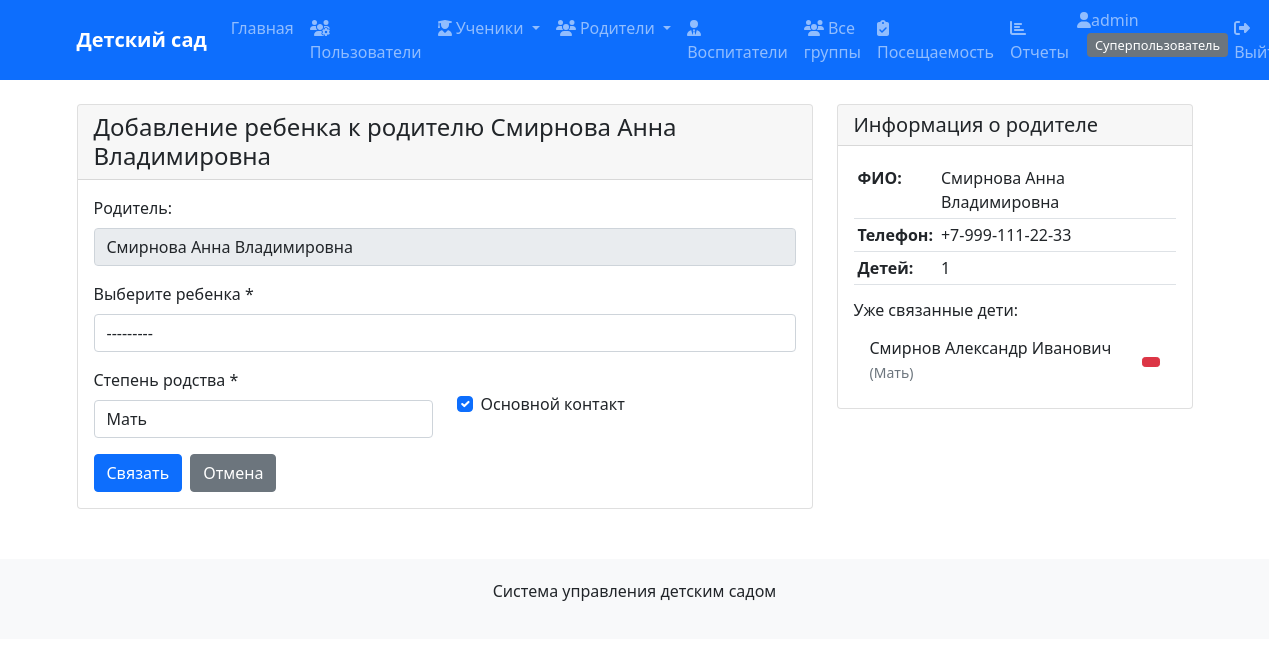
Screenshot of /parents/1/add-child/ (signed in) with the database file from the repository.
### kindergarten/models.py (models this page shows, shortened)
class Parent(models.Model):
    RELATIONSHIP_CHOICES = [
        ('Мать', 'Мать'),
        ('Отец', 'Отец'),
        ('Бабушка', 'Бабушка'),
        ('Дедушка', 'Дедушка'),
        ('Опекун', 'Опекун'),
        ('Другое', 'Другое'),
    ]
    parent_id = models.AutoField(primary_key=True)
    parent_fio = models.CharField(max_length=100, verbose_name='ФИО родителя', db_index=True)
    parent_number = models.CharField(max_length=20, verbose_name='Номер телефона', db_index=True)
    user = models.OneToOneField(User, on_delete=models.CASCADE, null=True, blank=True,
                               related_name='parent_profile')
    class Meta:
        verbose_name = 'Родитель'
        verbose_name_plural = 'Родители'
        indexes = [
            models.Index(fields=['parent_fio', 'parent_number']),
        ]

class Student(models.Model):
    student_id = models.AutoField(primary_key=True)
    student_fio = models.CharField(max_length=100, verbose_name='ФИО ученика', db_index=True)
    student_birthday = models.DateField(verbose_name='Дата рождения', db_index=True)
    student_gender = models.CharField(max_length=1, choices=[('М', 'Мужской'), ('Ж', 'Женский')],
                                     verbose_name='Пол')
    student_address = models.TextField(verbose_name='Адрес проживания', blank=True)
    student_date_in = models.DateField(verbose_name='Дата поступления', db_index=True)
    student_date_out = models.DateField(verbose_name='Дата выпуска', null=True, blank=True, db_index=True)
    group = models.ForeignKey(Group, on_delete=models.SET_NULL, null=True,
                             verbose_name='Группа')
    def age(self):
        today = date.today()
        born = self.student_birthday
        return today.year - born.year - ((today.month, today.day) < (born.month, born.day))
    def is_active(self):
        return self.student_date_out is None or self.student_date_out > date.today()
    def __str__(self):
        status = "Активен" if self.is_active() else "Выпущен"
        return f"{self.student_fio} ({self.age()} лет, {status})"
    class Meta:
        verbose_name = 'Ученик'
        verbose_name_plural = 'Ученики'
        indexes = [
            models.Index(fields=['group', 'student_date_out']),  # For active students in group
            models.Index(fields=['student_fio', 'student_birthday']),  # For search queries
        ]

class StudentParent(models.Model):
    student = models.ForeignKey(Student, on_delete=models.CASCADE, verbose_name='Ученик')
    parent = models.ForeignKey(Parent, on_delete=models.CASCADE, verbose_name='Родитель')
    relationship_type = models.CharField(max_length=20, choices=Parent.RELATIONSHIP_CHOICES,
                                        verbose_name='Степень родства')
    is_primary = models.BooleanField(default=True, verbose_name='Основной контакт')
    class Meta:
        verbose_name = 'Связь ученик-родитель'
        verbose_name_plural = 'Связи ученик-родитель'
        unique_together = ('student', 'parent')

### kindergarten/views.py (the view)
# urls.py: path('parents/<int:parent_id>/add-child/', views.add_child_to_parent, name='add_child_to_parent'),
@login_required
def add_child_to_parent(request, parent_id):
    parent = get_object_or_404(Parent, pk=parent_id)
    if request.method == 'POST':
        form = AddChildToParentForm(request.POST, initial={'parent': parent})
        if form.is_valid():
            student = form.cleaned_data['student']
            relationship_type = form.cleaned_data['relationship_type']
            is_primary = form.cleaned_data['is_primary']
            if not StudentParent.objects.filter(parent=parent, student=student).exists():
                StudentParent.objects.create(
                    parent=parent,
                    student=student,
                    relationship_type=relationship_type,
                    is_primary=is_primary
                )
                messages.success(request, f'Ребенок {student.student_fio} добавлен к родителю {parent.parent_fio}')
            else:
                messages.warning(request, 'Эта связь уже существует')
            return redirect('parent_detail', pk=parent_id)
    else:
        form = AddChildToParentForm(initial={'parent': parent})
    return render(request, 'kindergarten/add_child_to_parent.html', {
        'form': form,
        'parent': parent,
        'title': f'Добавление ребенка к родителю {parent.parent_fio}'
    })

### kindergarten/forms.py
class AddChildToParentForm(forms.Form):
    parent = forms.ModelChoiceField(
        queryset=Parent.objects.all(),
        label='Родитель',
        widget=forms.Select(attrs={'class': 'form-control'})
    )
    student = forms.ModelChoiceField(
        queryset=Student.objects.all(),
        label='Ребенок',
        widget=forms.Select(attrs={'class': 'form-control'})
    )
    relationship_type = forms.ChoiceField(
        choices=Parent.RELATIONSHIP_CHOICES,
        label='Степень родства',
        widget=forms.Select(attrs={'class': 'form-control'})
    )
    is_primary = forms.BooleanField(
        label='Основной контакт',
        required=False,
        initial=True,
        widget=forms.CheckboxInput(attrs={'class': 'form-check-input'})
    )

### kindergarten/templates/kindergarten/add_child_to_parent.html (shortened to what this page needs)
{% extends 'kindergarten/base.html' %}
{% block content %}
<div class="row">
    <div class="col-md-8">
        <div class="card">
            <div class="card-header">
                <h4 class="mb-0">{{ title }}</h4>
            </div>
            <div class="card-body">
                <form method="post">
                    <div class="mb-3">
                        <label class="form-label">Родитель:</label>
                        <input type="text" class="form-control" value="{{ parent.parent_fio }}" readonly>
                    </div>
                    <div class="mb-3">
                        <label for="{{ form.student.id_for_label }}" class="form-label">
                            Выберите ребенка *
                        </label>
                        {{ form.student }}
                    </div>
                    <div class="row">
                        <div class="col-md-6">
                            <div class="mb-3">
                                <label for="{{ form.relationship_type.id_for_label }}" class="form-label">
                                    Степень родства *
                                </label>
                                {{ form.relationship_type }}
                            </div>
                        </div>
                        <div class="col-md-6">
                            <div class="mb-3">
                                <div class="form-check mt-4">
                                    {{ form.is_primary }}
                                    <label class="form-check-label" for="{{ form.is_primary.id_for_label }}">
                                        Основной контакт
                                    </label>
                                </div>
                            </div>
                        </div>
                    </div>
                    <div class="d-flex gap-2">
                        <button type="submit" class="btn btn-primary">
                             Связать
                        </button>
                        <a href="{% url 'parent_detail' parent.pk %}" class="btn btn-secondary">
                             Отмена
                        </a>
                    </div>
                </form>
            </div>
        </div>
    </div>
    <div class="col-md-4">
        <div class="card">
            <div class="card-header">
                <h5 class="mb-0"> Информация о родителе</h5>
            </div>
            <div class="card-body">
                <table class="table table-sm">
                    <tr>
                        <th>ФИО:</th>
                        <td>{{ parent.parent_fio }}</td>
                    </tr>
                    <tr>
                        <th>Телефон:</th>
                        <td>{{ parent.parent_number }}</td>
                    </tr>
                    <tr>
                        <th>Детей:</th>
                        <td>{{ parent.studentparent_set.count }}</td>
                    </tr>
                </table>
                <h6 class="mt-3">Уже связанные дети:</h6>
                <ul class="list-group list-group-flush">
                    {% for relation in parent.studentparent_set.all %}
                    <li class="list-group-item d-flex justify-content-between align-items-center">
                        <span>
                            {{ relation.student.student_fio }}
                            <small class="text-muted">({{ relation.relationship_type }})</small>
                        </span>
                        <form method="post" action="{% url 'remove_parent_child_relation' relation.pk %}"
                              class="d-inline" onsubmit="return confirm('Удалить связь?');">
                            <button type="submit" class="btn btn-sm btn-danger">
                            </button>
                        </form>
                    </li>
                    {% empty %}
                    <li class="list-group-item text-muted">Нет связанных детей</li>
                    {% endfor %}
                </ul>
            </div>
        </div>
    </div>
</div>
{% endblock %}

### kindergarten/templates/kindergarten/base.html (shortened to what this page needs)
<!DOCTYPE html>
<html lang="ru">
<head>
    <link href="https://cdn.jsdelivr.net/npm/bootstrap@5.1.3/dist/css/bootstrap.min.css" rel="stylesheet">
</head>
<body>
    <nav class="navbar navbar-expand-lg navbar-dark bg-primary">
        <div class="container">
            <a class="navbar-brand" href="{% url 'home' %}">Детский сад</a>
            <div class="collapse navbar-collapse" id="navbarNav">
                <ul class="navbar-nav me-auto">
                    <li class="nav-item">
                        <a class="nav-link" href="{% url 'home' %}">Главная</a>
                    </li>
                    {% if user.is_authenticated %}
                        {% if user.groups.all.0.name == 'Родители' %}
                            {% if user.parent_profile %}
                                <li class="nav-item">
                                    <a class="nav-link" href="{% url 'parent_detail' user.parent_profile.pk %}">
                                        <i class="fas fa-user"></i> Мой профиль
                                    </a>
                                </li>
                                {% with children=user.parent_profile.studentparent_set.all %}
                                    {% if children %}
                                        <li class="nav-item">
                                            <a class="nav-link" href="{% url 'student_detail' children.0.student.pk %}">
                                                <i class="fas fa-child"></i> Мой ребенок
                                            </a>
                                        </li>
                                        <li class="nav-item">
                                            <a class="nav-link" href="{% url 'group_detail' children.0.student.group.pk %}">
                                                <i class="fas fa-users"></i> Группа ребенка
                                            </a>
                                        </li>
                                    {% endif %}
                                {% endwith %}
                            {% endif %}
                        {% elif user.is_superuser %}
                            <li class="nav-item">
                                <a class="nav-link" href="{% url 'user_management' %}">
                                    <i class="fas fa-users-cog"></i> Пользователи
                                </a>
                            </li>
                            <li class="nav-item dropdown">
                                <a class="nav-link dropdown-toggle" href="#" id="studentsDropdown" role="button" data-bs-toggle="dropdown">
                                    <i class="fas fa-user-graduate"></i> Ученики
                                </a>
                            </li>
                            <li class="nav-item dropdown">
                                <a class="nav-link dropdown-toggle" href="#" id="parentsDropdown" role="button" data-bs-toggle="dropdown">
                                    <i class="fas fa-users"></i> Родители
                                </a>
                            </li>
                            <li class="nav-item">
                                <a class="nav-link" href="{% url 'teacher_list' %}">
                                    <i class="fas fa-user-tie"></i> Воспитатели
                                </a>
                            </li>
                            <li class="nav-item">
                                <a class="nav-link" href="{% url 'group_list' %}">
                                    <i class="fas fa-users"></i> Все группы
                                </a>
                            </li>
                            <li class="nav-item">
                                <a class="nav-link" href="{% url 'attendance_list' %}">
                                    <i class="fas fa-clipboard-check"></i> Посещаемость
                                </a>
                            </li>
                        {% endif %}
                        <li class="nav-item">
                            <a class="nav-link" href="{% url 'reports_dashboard' %}">
                                <i class="fas fa-chart-bar"></i> Отчеты
                            </a>
                        </li>
                    {% endif %}
                </ul>
                <ul class="navbar-nav">
                    {% if user.is_authenticated %}
                        <li class="nav-item">
                            <span class="navbar-text me-3">
                                <i class="fas fa-user"></i>{{ user.username }}
                                <span class="user-role">
                                    {% if user.groups.all.0.name == 'Родители' %}
                                        Родитель
                                    {% elif user.groups.all.0.name == 'Воспитатели' %}
                                        Воспитатель
                                    {% elif user.groups.all.0.name == 'Заведующие' %}
                                        Администратор
                                    {% elif user.is_superuser %}
                                        Суперпользователь
                                    {% endif %}
                                </span>
                            </span>
                        </li>
                        <li class="nav-item">
                            <a class="nav-link" href="{% url 'logout' %}">
                                <i class="fas fa-sign-out-alt"></i> Выйти
                            </a>
                        </li>
                    {% endif %}
                </ul>
            </div>
        </div>
    </nav>
    <div class="container mt-4">
        {% block content %}{% endblock %}
    </div>
    <footer class="footer">
        <div class="container text-center">
            <p>Система управления детским садом</p>
        </div>
    </footer>
</body>
</html>

### kindergarten/templates/kindergarten/base.html (style rules this page uses)
.navbar-brand { font-weight: bold; }
.footer { margin-top: 50px; padding: 20px; background-color: #f8f9fa; }
.user-role { background-color: #6c757d; color: white; padding: 3px 8px; border-radius: 4px; font-size: 0.8em; margin-left: 10px; }

### rows the page displays
Parent: parent_fio "Смирнова Анна Владимировна", parent_number "+7-999-111-22-33", studentparent_set.count "1"
Student: student "---------"
StudentParent: student.student_fio "Смирнов Александр Иванович", relationship_type "Мать"

### other values shown
{{ user.username }} "admin"
{{ title }} "Добавление ребенка к родителю Смирнова Анна Владимировна"
